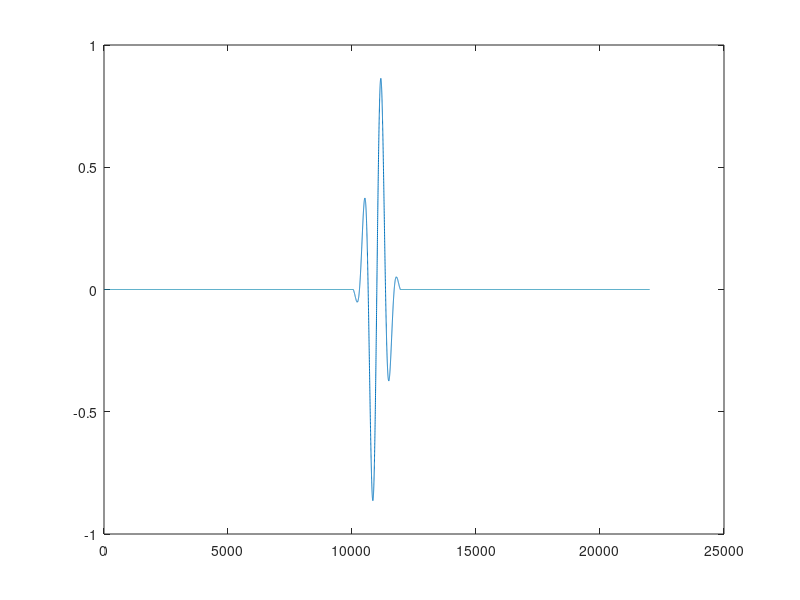
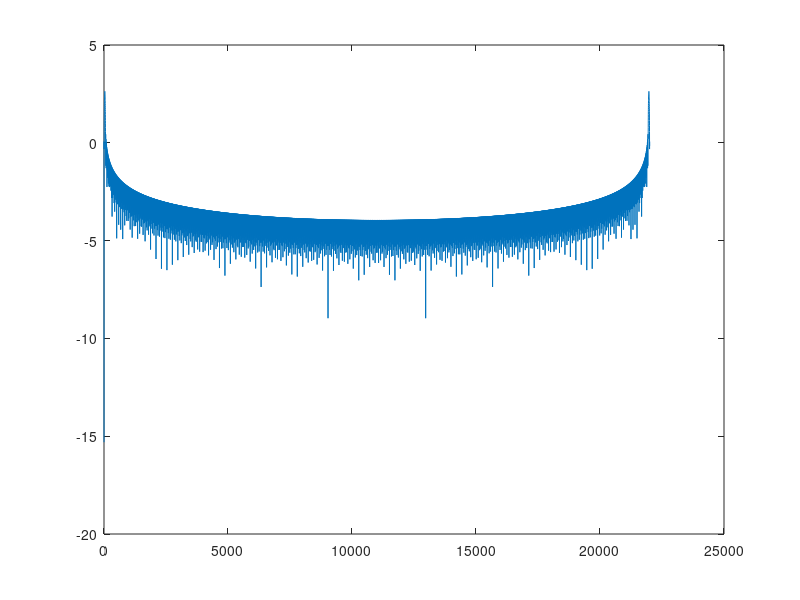

Write the MATLAB code that produced these figures, in order.
%%
x = -1000:1000;
f0 = 700;
y = sin(2*pi.*x./f0);
%y = padarray(y,[50 1]);

G = gausswin(max(size(x))-100);
G = G -min(G(:));
G = padarray(G,50);
close all
sig = G.*y';
sigp = padarray(sig,10000);
plot(sigp)

%%
figure
S = fft(sigp);
plot(log10(abs(S)))